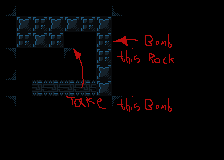

A level layout from a 2D game, rendered from its tile map. Below: a short description, then the map file with tile-grid data replaced by summaries:
An orthogonal 14x10 tile map with 16x16 px tiles, 2 tile layers (layer0, Tile Layer 2) and 36 objects (34x tile, pickup_bomb, finish_tile).

<map version="1.4" tiledversion="1.4.2" orientation="orthogonal" renderorder="right-down" width="14" height="10" tilewidth="16" tileheight="16" infinite="0" nextlayerid="6" nextobjectid="72">
 <properties>
  <property name="player_bomb_count" value="0" />
 </properties>
 <tileset firstgid="1" name="newtiledsheet" tilewidth="16" tileheight="16" tilecount="144" columns="9">
  <image source="../../newtiledsheet.png" width="144" height="256" />
  <tile id="0">
   <properties>
    <property name="destructable" value="" />
    <property name="solid" value="1" />
   </properties>
  </tile>
  <tile id="1">
   <properties>
    <property name="destructable" value="" />
    <property name="solid" value="1" />
   </properties>
  </tile>
  <tile id="2">
   <properties>
    <property name="destructable" value="" />
    <property name="solid" value="1" />
   </properties>
  </tile>
  <tile id="3">
   <properties>
    <property name="destructable" value="" />
    <property name="solid" value="1" />
   </properties>
  </tile>
  <tile id="4">
   <properties>
    <property name="destructable" value="" />
    <property name="solid" value="" />
   </properties>
  </tile>
  <tile id="9">
   <properties>
    <property name="destructable" value="" />
    <property name="solid" value="1" />
   </properties>
  </tile>
  <tile id="10">
   <properties>
    <property name="destructable" value="" />
    <property name="solid" value="1" />
   </properties>
  </tile>
  <tile id="11">
   <properties>
    <property name="destructable" value="" />
    <property name="solid" value="1" />
   </properties>
  </tile>
  <tile id="12">
   <properties>
    <property name="destructable" value="" />
    <property name="solid" value="1" />
   </properties>
  </tile>
  <tile id="13">
   <properties>
    <property name="destructable" value="" />
    <property name="solid" value="" />
   </properties>
  </tile>
  <tile id="18">
   <properties>
    <property name="destructable" value="" />
    <property name="solid" value="" />
   </properties>
  </tile>
  <tile id="19">
   <properties>
    <property name="destructable" value="" />
    <property name="solid" value="" />
   </properties>
  </tile>
  <tile id="20">
   <properties>
    <property name="destructable" type="bool" value="true" />
    <property name="solid" value="1" />
   </properties>
  </tile>
  <tile id="27">
   <properties>
    <property name="destructable" value="" />
    <property name="solid" value="1" />
   </properties>
  </tile>
  <tile id="28">
   <properties>
    <property name="destructable" value="" />
    <property name="solid" value="1" />
   </properties>
  </tile>
  <tile id="29">
   <properties>
    <property name="destructable" value="1" />
    <property name="solid" value="1" />
   </properties>
  </tile>
  <tile id="30">
   <properties>
    <property name="destructable" value="" />
    <property name="solid" value="1" />
   </properties>
  </tile>
  <tile id="31">
   <properties>
    <property name="destructable" value="" />
    <property name="solid" value="" />
   </properties>
  </tile>
  <tile id="32">
   <properties>
    <property name="destructable" value="" />
    <property name="solid" value="" />
   </properties>
  </tile>
  <tile id="54">
   <properties>
    <property name="destructable" value="" />
    <property name="solid" value="True" />
   </properties>
  </tile>
  <tile id="58">
   <properties>
    <property name="destructable" value="" />
    <property name="solid" value="" />
   </properties>
  </tile>
 </tileset>
 <layer id="1" name="layer0" width="14" height="10">
  <data>[140 cells, 108 non-empty, 8 distinct tile ids]</data>
 </layer>
 <objectgroup id="4" name="objects">
  <object id="35" name="wall" type="tile" gid="10" x="16" y="112" width="16" height="16" />
  <object id="36" name="wall" type="tile" gid="10" x="32" y="112" width="16" height="16" />
  <object id="37" name="wall" type="tile" gid="10" x="48" y="112" width="16" height="16" />
  <object id="38" name="wall" type="tile" gid="10" x="64" y="112" width="16" height="16" />
  <object id="39" name="wall" type="tile" gid="10" x="80" y="112" width="16" height="16" />
  <object id="40" name="wall" type="tile" gid="1" x="32" y="16" width="16" height="16" />
  <object id="41" name="wall" type="tile" gid="1" x="16" y="16" width="16" height="16" />
  <object id="42" name="wall" type="tile" gid="1" x="48" y="16" width="16" height="16" />
  <object id="43" name="wall" type="tile" gid="1" x="64" y="16" width="16" height="16" />
  <object id="44" name="wall" type="tile" gid="1" x="64" y="16" width="16" height="16" />
  <object id="45" name="wall" type="tile" gid="1" x="80" y="16" width="16" height="16" />
  <object id="46" name="wall" type="tile" gid="1" x="96" y="16" width="16" height="16" />
  <object id="47" name="wall" type="tile" gid="2" x="112" y="32" width="16" height="16" />
  <object id="48" name="wall" type="tile" gid="2" x="112" y="48" width="16" height="16" />
  <object id="49" name="wall" type="tile" gid="2" x="112" y="64" width="16" height="16" />
  <object id="50" name="wall" type="tile" gid="2" x="112" y="80" width="16" height="16" />
  <object id="51" name="wall" type="tile" gid="2" x="112" y="96" width="16" height="16" />
  <object id="52" name="wall" type="tile" gid="10" x="96" y="112" width="16" height="16" />
  <object id="53" name="wall" type="tile" gid="29" x="64" y="48" width="16" height="16" />
  <object id="54" name="wall" type="tile" gid="28" x="80" y="48" width="16" height="16" />
  <object id="55" name="wall" type="tile" gid="11" x="80" y="64" width="16" height="16" />
  <object id="56" name="wall" type="tile" gid="1" x="64" y="80" width="16" height="16" />
  <object id="57" name="wall" type="tile" gid="1" x="48" y="80" width="16" height="16" />
  <object id="58" name="wall" type="tile" gid="1" x="32" y="80" width="16" height="16" />
  <object id="59" name="wall" type="tile" gid="1" x="16" y="80" width="16" height="16" />
  <object id="60" name="wall" type="tile" gid="10" x="16" y="64" width="16" height="16" />
  <object id="61" name="wall" type="tile" gid="10" x="32" y="64" width="16" height="16" />
  <object id="62" name="wall" type="tile" gid="10" x="48" y="64" width="16" height="16" />
  <object id="63" name="wall" type="tile" gid="11" x="0" y="32" width="16" height="16" />
  <object id="64" name="wall" type="tile" gid="11" x="0" y="48" width="16" height="16" />
  <object id="66" name="wall" type="tile" gid="30" x="80" y="80" width="16" height="16" />
  <object id="67" name="pickup-bomb" type="pickup_bomb" gid="43" x="48" y="48" width="16" height="16" />
  <object id="68" name="destructable-rock" type="tile" gid="21" x="96" y="48" width="16" height="16">
   <properties>
    <property name="destructable" value="1" />
    <property name="solid" value="1" />
   </properties>
  </object>
  <object id="69" name="destructable-rock" type="tile" gid="21" x="96" y="64" width="16" height="16">
   <properties>
    <property name="destructable" value="1" />
    <property name="solid" value="1" />
   </properties>
  </object>
  <object id="70" name="finish" type="finish_tile" gid="33" x="16" y="96" width="16" height="16" />
  <object id="71" type="tile" gid="11" x="0" y="96" width="16" height="16" />
 </objectgroup>
 <layer id="5" name="Tile Layer 2" width="14" height="10">
  <data>[140 cells, 21 non-empty, 17 distinct tile ids]</data>
 </layer>
</map>
